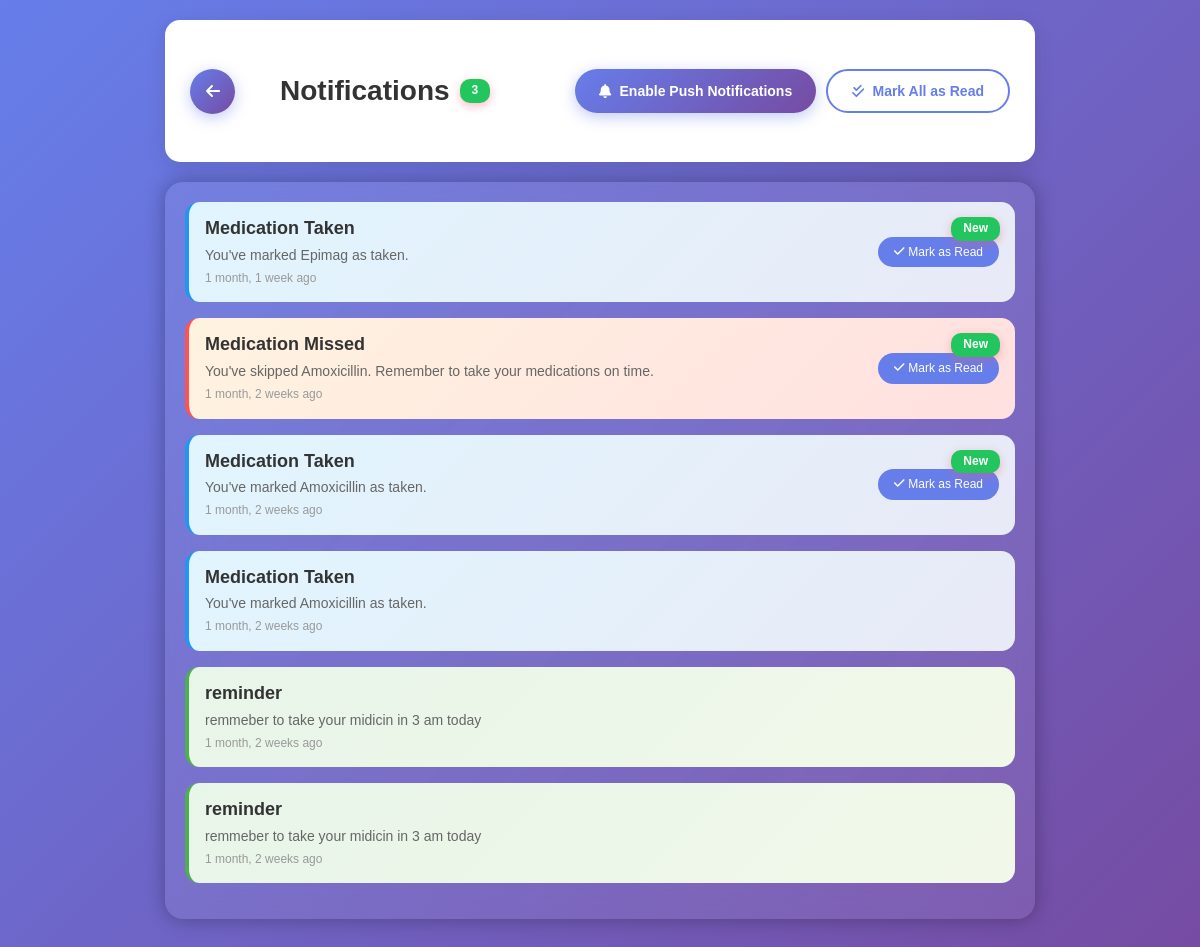
The page /notifications/ (signed in) on the database its author committed.
### MediScanApp/models.py (models this page shows, shortened)
class Notification(models.Model):
    TYPE_CHOICES = [
        ('reminder', 'Reminder'),
        ('warning', 'Warning'),
        ('info', 'Info'),
    ]
    user = models.ForeignKey(settings.AUTH_USER_MODEL, on_delete=models.CASCADE, related_name='notifications')
    title = models.CharField(max_length=100, blank=True, null=True)
    message = models.TextField()
    type = models.CharField(max_length=20, choices=TYPE_CHOICES)
    is_read = models.BooleanField(default=False)
    created_at = models.DateTimeField(auto_now_add=True)
    class Meta:
        db_table = 'notifications'
        ordering = ['-created_at']

### MediScanApp/views.py (the view)
# urls.py: path('notifications/', views.notifications_view, name='notifications'),
@login_required(login_url='login')
def notifications_view(request):
    notifications = Notification.objects.filter(user=request.user)
    unread_count = notifications.filter(is_read=False).count()
    context = {
        'notifications': notifications,
        'unread_count': unread_count
    }
    return render(request, 'mediScanApp/notifications.html', context)

### MediScanApp/templates/MediScanApp/notifications.html (shortened to what this page needs)
{% load static %}
<!DOCTYPE html>
<html lang="en">
    <head>
        <link rel="stylesheet" href="{% static 'css/normalize.css' %}">
        <link rel="stylesheet" href="{% static 'css/all.min.css' %}">
        <link rel="stylesheet" href="{% static 'css/style.css' %}">
    </head>
    <body>
        <div class="noti">
            <div class="container">
                <div class="notification-header">
                    <div class="header-left">
                        <a href="{% url 'home' %}" class="btn-back">
                            <i class="fa fa-arrow-left" aria-hidden="true"></i>
                        </a>
                        <h1>
                            Notifications
                            {% if unread_count > 0 %}
                            <span class="badge">{{ unread_count }}</span>
                            {% endif %}
                        </h1>
                    </div>
                    <div class="action-buttons">
                        <button id="enableNotifications" class="btn-primary">
                            <i class="fa fa-bell"></i>
                            Enable Push Notifications
                        </button>
                        {% if unread_count > 0 %}
                        <button id="markAllRead" class="btn-secondary">
                            <i class="fa fa-check-double"></i>
                            Mark All as Read
                        </button>
                        {% endif %}
                    </div>
                </div>
                <div class="box" id="notificationsList">
                    {% for notification in notifications %}
                    <div class="notif {% if not notification.is_read %}unread{% endif %} {{ notification.type }}"
                                   data-id="{{ notification.id }}">
                        <div>
                            <h4>{{ notification.title }}</h4>
                            <p>{{ notification.message }}</p>
                            <small>{{ notification.created_at|timesince }} ago</small>
                        </div>
                        {% if not notification.is_read %}
                        <span class="badge">New</span>
                        <button class="mark-read-btn" onclick="markAsRead({{ notification.id }})">
                            <i class="fa fa-check"></i> Mark as Read
                        </button>
                        {% endif %}
                    </div>
                    {% empty %}
                    <div class="empty-state">
                        <i class="fa fa-bell-slash"></i>
                        <h3>No notifications yet</h3>
                        <p>You're all caught up!</p>
                    </div>
                    {% endfor %}
                </div>
            </div>
        </div>
    </body>
</html>

### MediScan/static/css/style.css (style rules this page uses)
:root { --primary-color: #3A8EF6; --primary-blue: #0D8EFF; --primary-alt-color: #3A86FF; --primary-dark: #2F6EC8; --secondary-color: #6CA0FF; --secondary-alt-color: #1EC8A5; --navy-dark: #0F1D63; --mint-green: #23D6A6; --soft-gray: #E9EDF5; --gray-color: #9DA3AF; --text-dark: #0A1330; --white-color: #ffffff; --section-padding: 80px; --button-padding: 14px 26px; --input-padding: 14px 18px; --card-padding: 24px; --card-radius: 20px; --dark-color: #0B0F19; --background-light: #F4F7FE; --blue-color: #0075ff; --blue-alt-color: #0d96d5; --orange-color: #f59e0b; --green-color: #22c55e; --red-color: #f44336; }
* { box-sizing: border-box; margin: 0; padding: 0; }
html { scroll-behavior: smooth; }
body { font-family: Arial, Helvetica, sans-serif; }
a { text-decoration: none; }
.container { max-width: 1140px; margin-left: auto; margin-right: auto; padding-left: 15px; padding-right: 15px; }
@media (min-width:768px) { .container { width: 750px; } }
@media (min-width:992px) { .container { width: 970px; } }
@media (min-width:1200px) { .container { width: 1170px; } }
.noti { background-color: var(--secondary-color); min-height: 100vh; padding-bottom: 80px; position: relative; }
.noti h1 { margin: 0; text-align: center; padding: 30px; color: #e6e6e6; }
.noti .box { background: rgba(255, 255, 255, 0.08); border-radius: 18px; padding: 20px; margin-bottom: 25px; -webkit-backdrop-filter: blur(20px); backdrop-filter: blur(20px); box-shadow: 0 0 20px rgba(0, 0, 0, 0.3); width: 100%; }
.noti .notif { background: rgba(255, 255, 255, 0.08); padding: 16px; margin-bottom: 16px; border-radius: 14px; display: flex; justify-content: space-between; transition: 0.25s; cursor: pointer; border-left: 4px solid #3b82f6; }
.noti .unread { border-left: 4px solid #22c55e; }
.noti .warning { border-left: 4px solid var(--red-color); }
.noti .badge { background: #22c55e; padding: 5px 12px; border-radius: 10px; font-size: 12px; }

### rows shown on the page
Notification: title "Medication Taken", message "You've marked Epimag as taken.", created_at "1 month, 1 week"
Notification: title "Medication Missed", message "You've skipped Amoxicillin. Remember to take your medications on time.", created_at "1 month, 2 weeks"
Notification: title "Medication Taken", message "You've marked Amoxicillin as taken.", created_at "1 month, 2 weeks"
Notification: title "Medication Taken", message "You've marked Amoxicillin as taken.", created_at "1 month, 2 weeks"
Notification: title "reminder", message "remmeber to take your midicin in 3 am today", created_at "1 month, 2 weeks"
Notification: title "reminder", message "remmeber to take your midicin in 3 am today", created_at "1 month, 2 weeks"

### other values the page prints
{{ unread_count }} "3"
